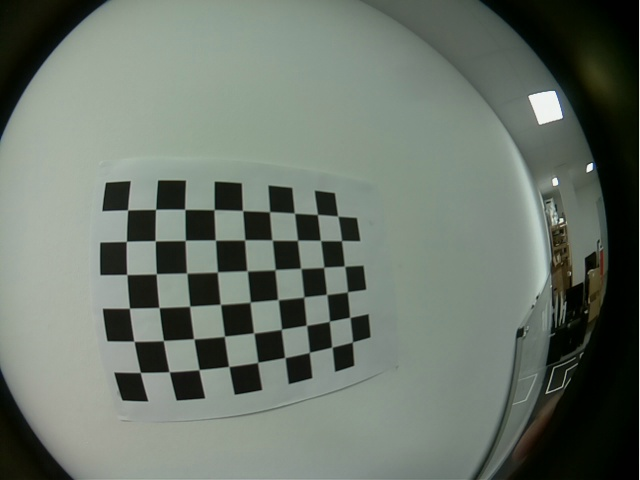
#> input picture calibration/image0.jpg, 640 x 480 px; its folder holds 4 pictures in this run
$ python calibrate.py
#> lines starting #> are read from the running program, lines starting #| are printed output that depends on the picture; after the words box and inside, x2 and y2 are one past the last pixel; in counts of white or black regions, pixels touching at a corner belong together
import numpy as np
import cv2 as cv
import glob


# termination criteria
criteria = (cv.TERM_CRITERIA_EPS + cv.TERM_CRITERIA_MAX_ITER, 30, 0.001)
# prepare object points, like (0,0,0), (1,0,0), (2,0,0) ....,(6,5,0)
objp = np.zeros((6*9,3), np.float32)
objp[:,:2] = np.mgrid[0:9,0:6].T.reshape(-1,2)
# Arrays to store object points and image points from all the images.
objpoints = [] # 3d point in real world space
imgpoints = [] # 2d points in image plane.
images = glob.glob('*.jpg')


for fname in images:

    img = cv.imread(fname)
#> img is the input picture: shape (480, 640, 3); mean B, G, R 106.5, 116.5, 106.9
    gray = cv.cvtColor(img, cv.COLOR_BGR2GRAY)
    # Find the chess board corners
    ret, corners = cv.findChessboardCorners(gray, (9,6), None)
#> ret = True; corners = 54 rows, first 8: [127.6, 209.9], [155.8, 209.4], [184.7, 209.4], [213.9, 209.5], [242.3, 211.1], [269, 211.1], [294, 213.4], [317.5, 214.5]

    # If found, add object points, image points (after refining them)
    if ret == True:
        objpoints.append(objp)
        corners2 = cv.cornerSubPix(gray,corners, (11,11), (-1,-1), criteria)
#> corners2 = 54 rows, first 8: [127.6, 209.9], [155.6, 209.3], [184.7, 209.3], [214.1, 209.6], [242.5, 210.5], [269.5, 211.7], [294.4, 213.2], [317.4, 214.5]
        imgpoints.append(corners2)
        # Draw and display the corners

        cv.drawChessboardCorners(img, (9,6), corners2, ret)
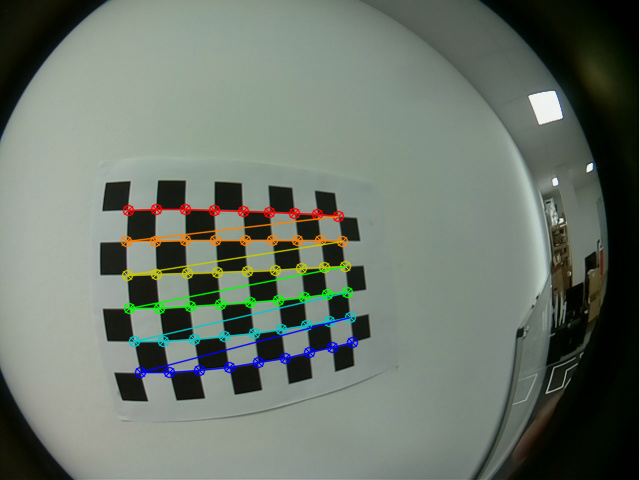
#> img: shape (480, 640, 3); 3.63% of pixels changed, all inside (x1, y1, x2, y2) = (120, 203, 359, 379)
        cv.imshow('img', img)
        cv.waitKey(300)
#> pass 2 of the loop `for fname in images:`:
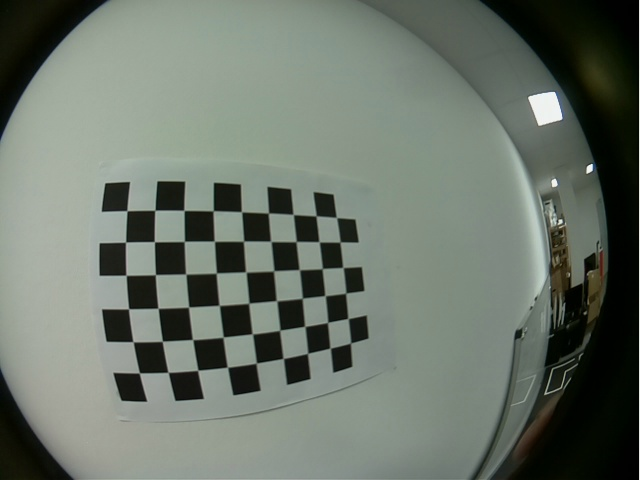
#> input picture calibration/image1.jpg, 640 x 480 px
#> img is the input picture: shape (480, 640, 3); mean B, G, R 106.2, 116.5, 107.4
#> corners = 54 rows, first 8: [127.1, 210.7], [155.1, 210.3], [183.8, 210.4], [213.2, 210.8], [241, 212.2], [269.2, 213.5], [293.2, 214.4], [316.8, 216.5]
#> corners2 = 54 rows, first 8: [126.9, 210.7], [154.8, 210.2], [183.9, 210.4], [213.2, 210.8], [241.5, 211.8], [268.4, 213], [293.2, 214.5], [316.1, 215.9]
#> `cv.drawChessboardCorners(img, (9,6), corners2, ret)`:
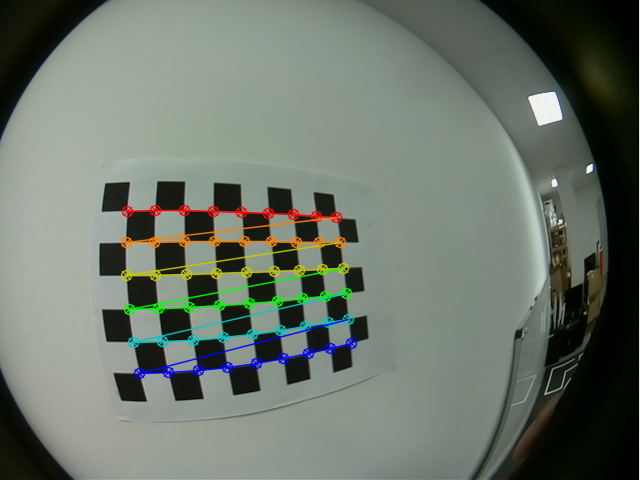
#> img: shape (480, 640, 3); 3.61% of pixels changed, all inside (x1, y1, x2, y2) = (120, 204, 358, 380)
#> pass 3 of the loop `for fname in images:`:
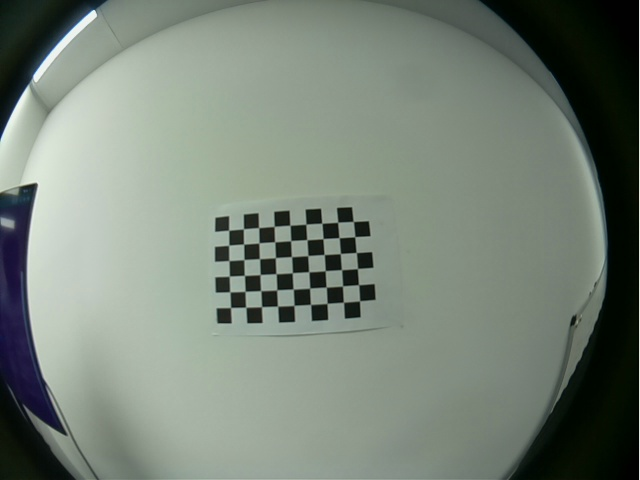
#> input picture calibration/image10.jpg, 640 x 480 px
#> img is the input picture: shape (480, 640, 3); mean B, G, R 120.1, 131.3, 120.3
#> corners = 54 rows, first 8: [228.7, 230.1], [243.5, 228.8], [258.6, 227.6], [274.1, 226.4], [289.8, 225.3], [306.2, 224.3], [322, 223], [337.8, 222.1]
#> corners2 = 54 rows, first 8: [228.7, 230.2], [243.4, 228.8], [258.6, 227.6], [274.2, 226.4], [289.9, 225.2], [305.9, 224.1], [321.8, 223.2], [337.7, 222.2]
#> `cv.drawChessboardCorners(img, (9,6), corners2, ret)`:
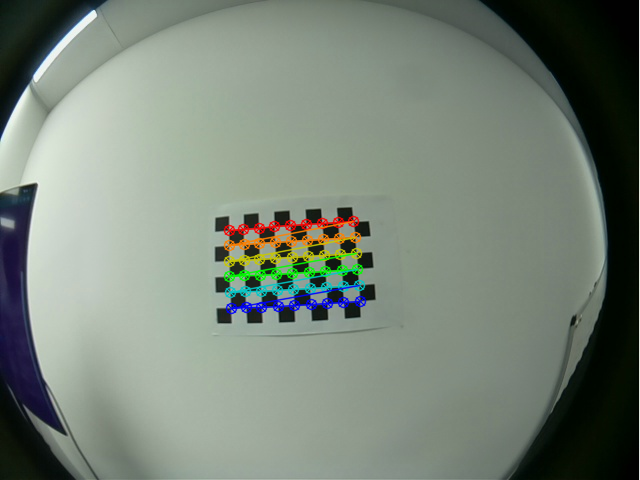
#> img: shape (480, 640, 3); 2.59% of pixels changed, all inside (x1, y1, x2, y2) = (223, 215, 367, 315)
#> the loop made 4 passes; the first 3 are shown

ret, mtx, dist, rvecs, tvecs = cv.calibrateCamera(objpoints, imgpoints, gray.shape[::-1], None, None)
print(rvecs)
#> (the run stopped early here; a loop or call above may not have finished)
